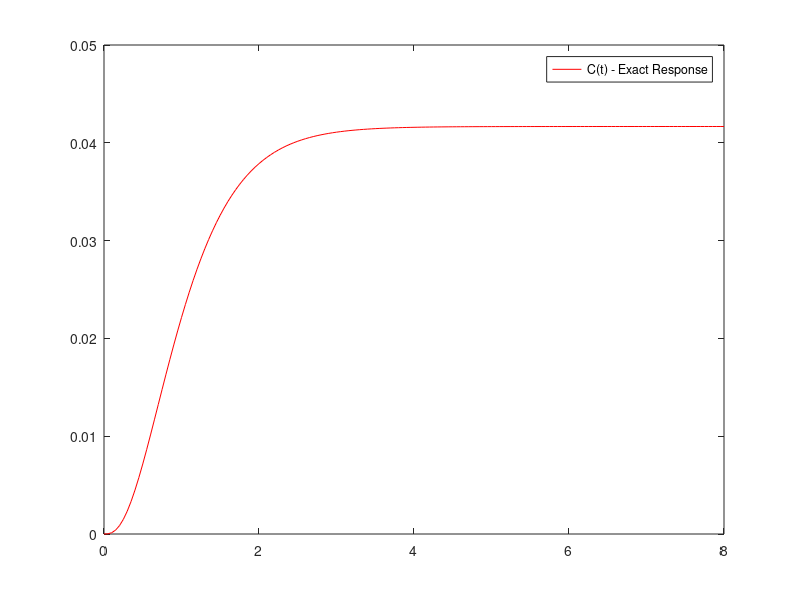
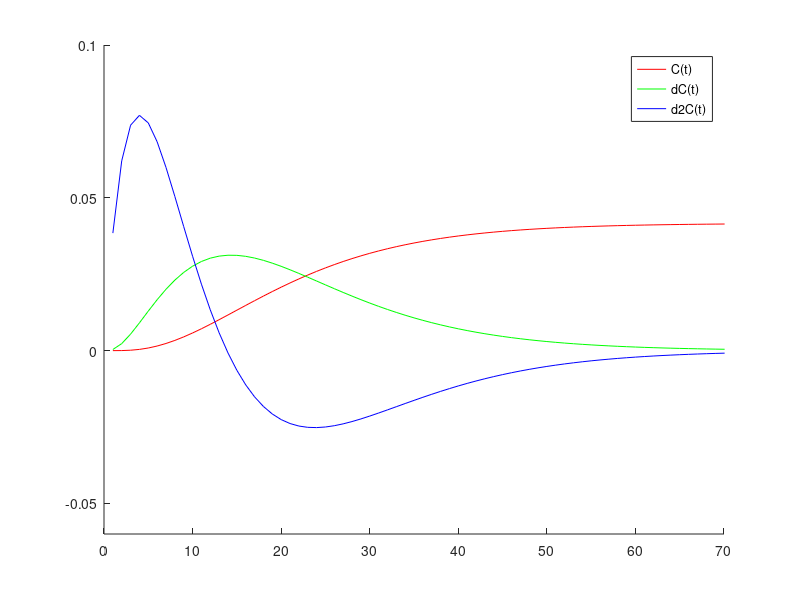
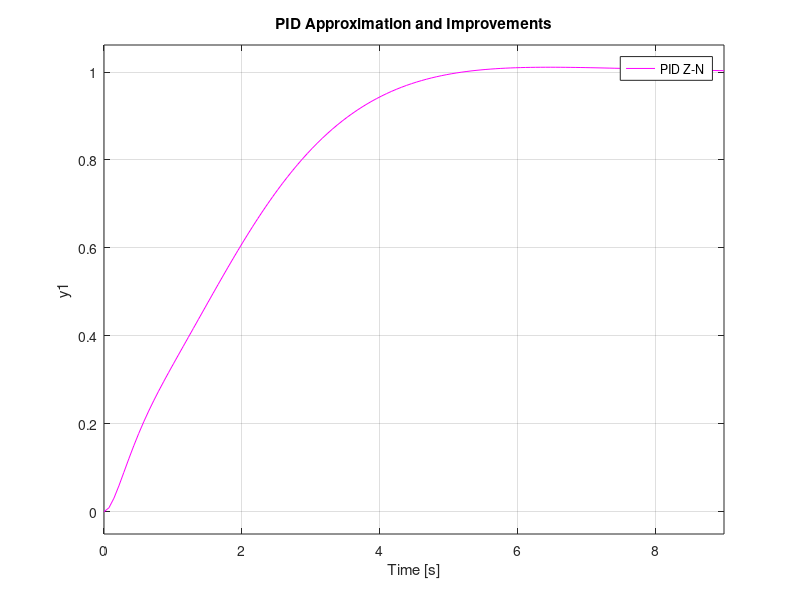

These figures' MATLAB source, in order:
% Control Theory
% 18/06/2020
% Nico Antonelli

% --- Controllers Sintonization: More ---


% EXERCISE 1 - PCR Method (Again)
% PID Controller
% TF_plant (Gp) = 1/(s^3+9s^2+26s+24)
num = [1];
den = [1, 9, 26, 24];
Gp = tf(num, den);

% Step response on the interval [0,8]
dt = 0.05;
t = 0:dt:8;
C = step(Gp, t);
plot(t, C, '-r');
legend('C(t) - Exact Response');

% Derivatives (First and Second Order)
dC = diff(C)/dt;
d2C = diff(dC)/dt;

% Graph with Response and derivatives
figure(2);
hold on;
plot(C, '-r');
plot(dC, '-g');
plot(d2C, '-b');
hold off;
axis([0, 70, -0.06, 0.1]);
legend('C(t)', 'dC(t)', 'd2C(t)');

% Value and Position of 1st derivative's global maximum
[m, p] = max(dC);
tpi = t(p);
% Console (erasing semicolons): m = 0.0312, p = 14, tpi = 0.6500

% Approximation Results:
T = 1.3356;
L = 0.275;

% Controller's TF Open Loop (Gc) Approximation
kp = 1.2*(T/L);
Ti = 2*L;
Td = 0.5*L;
num = [kp*Td*Ti, kp*Ti, kp];
den = [Ti, 0];
Gc = tf(num, den);

% Controller's TF Closed Loop
% Feedback (H) = 1
figure(3);
hold on;
H = 1;
TFCL = feedback(Gc*Gp, H);
step(TFCL, '-r');

% Improving TFLC
% Requirements:
% --> Improve Overshot
% --> Improve Repose Time

% First Improvement
kp1 = 1.5*kp;
Td1 = 3*Td;
Ti1 = Ti; % Unchanged
num = [kp1*Td1*Ti1, kp1*Ti1, kp1];
den = [Ti1, 0];
Gc = tf(num, den);
TFCL = feedback(Gc*Gp, H);
step(TFCL, '-g');

% Second Improvement
kp2 = kp1; % Unchanged (respect to the last improvement)
Td2 = 5*Td;
Ti2 = Ti; % Unchanged
num = [kp2*Td2*Ti2, kp2*Ti2, kp2];
den = [Ti2, 0];
Gc = tf(num, den);
TFCL = feedback(Gc*Gp, H);
step(TFCL, '-b');

% Third Improvement
kp3 = 1.3*kp;
Td3 = 4*Td;
Ti3 = Ti; % Unchanged
num = [kp3*Td3*Ti3, kp3*Ti, kp3];
den = [Ti3, 0];
Gc = tf(num, den);
TFCL = feedback(Gc*Gp, H);
step(TFCL, '-m');
hold off;

% Graphing PID's TF: Original Approximation and Improvements
legend('PID Z-N', 'PID 1st Improvement', 'PID 2nd Improvement', 'PID 3rd Improvement');
title('PID Approximation and Improvements');
